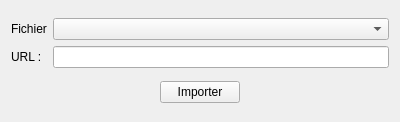
<?xml version="1.0" encoding="UTF-8"?>
<ui version="4.0">
 <class>Importation</class>
 <widget class="QWidget" name="Importation">
  <property name="geometry">
   <rect>
    <x>0</x>
    <y>0</y>
    <width>400</width>
    <height>122</height>
   </rect>
  </property>
  <property name="windowTitle">
   <string>Importation</string>
  </property>
  <layout class="QGridLayout" name="gridLayout">
   <item row="1" column="1">
    <layout class="QHBoxLayout" name="horizontalLayout">
     <item alignment="Qt::AlignHCenter">
      <widget class="QPushButton" name="pushButton_2">
       <property name="text">
        <string>Importer</string>
       </property>
       <property name="iconSize">
        <size>
         <width>32</width>
         <height>16</height>
        </size>
       </property>
      </widget>
     </item>
    </layout>
   </item>
   <item row="0" column="1">
    <layout class="QGridLayout" name="gridLayout_2">
     <item row="0" column="0">
      <widget class="QLabel" name="label">
       <property name="text">
        <string>Fichier</string>
       </property>
      </widget>
     </item>
     <item row="0" column="1">
      <widget class="QComboBox" name="comboBox"/>
     </item>
     <item row="1" column="0">
      <widget class="QLabel" name="label_2">
       <property name="text">
        <string>URL :</string>
       </property>
      </widget>
     </item>
     <item row="1" column="1">
      <widget class="QLineEdit" name="lineEdit"/>
     </item>
    </layout>
   </item>
  </layout>
 </widget>
 <resources/>
 <connections/>
</ui>
